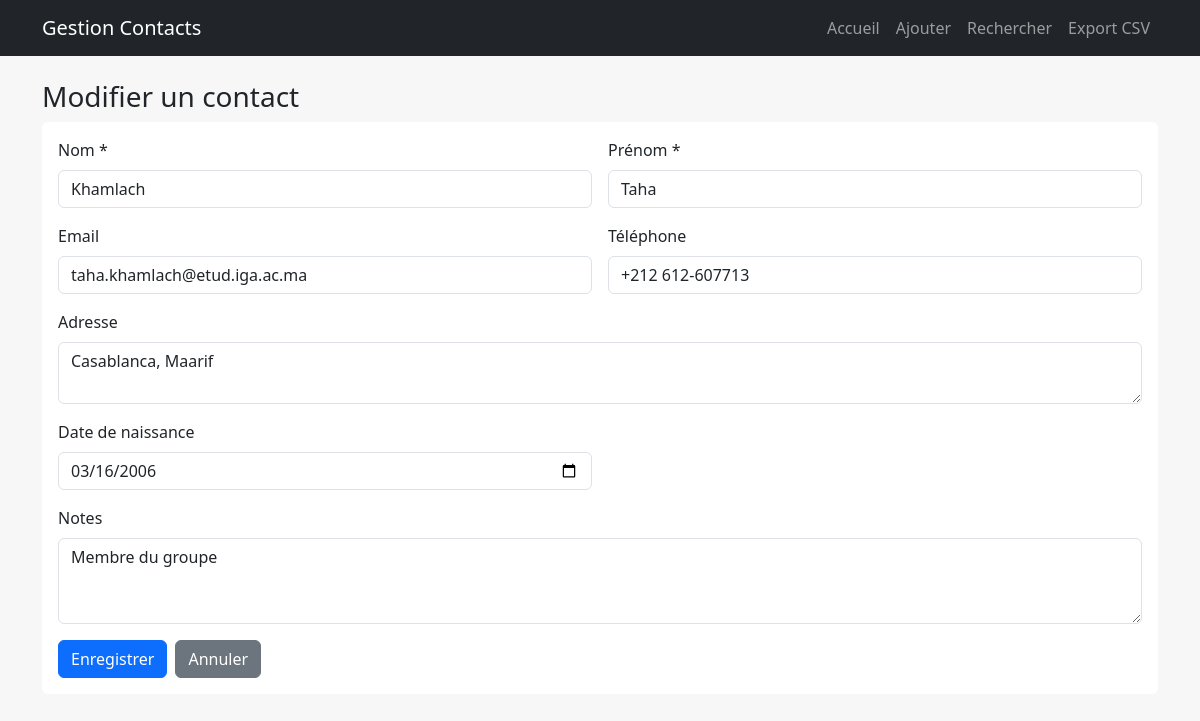
/modifier.php?id=1, run on the app's committed database.
### tables this page shows
CREATE TABLE `contacts` (
  `id` int(11) NOT NULL,
  `nom` varchar(100) NOT NULL,
  `prenom` varchar(100) NOT NULL,
  `email` varchar(150) DEFAULT NULL,
  `telephone` varchar(20) DEFAULT NULL,
  `adresse` text DEFAULT NULL,
  `date_naissance` date DEFAULT NULL,
  `notes` text DEFAULT NULL,
  `date_creation` timestamp NOT NULL DEFAULT current_timestamp(),
  `date_modification` timestamp NOT NULL DEFAULT current_timestamp() ON UPDATE current_timestamp()
);

### modifier.php (the view, shortened to what this page needs)
<?php
require_once __DIR__ . "/includes/init.php";
$id = isset($_GET["id"]) ? (int)$_GET["id"] : 0;
$stmt = $pdo->prepare("SELECT * FROM contacts WHERE id = ?");
$stmt->execute([$id]);
$contact = $stmt->fetch();
$errors = [];
$nom = $contact["nom"];
$prenom = $contact["prenom"];
$email = $contact["email"] ?? "";
$telephone = $contact["telephone"] ?? "";
$adresse = $contact["adresse"] ?? "";
$date_naissance = $contact["date_naissance"] ?? "";
$notes = $contact["notes"] ?? "";
require_once __DIR__ . "/includes/header.php";
?>
<h3>Modifier un contact</h3>
<form method="post" class="bg-white p-3 rounded needs-validation" novalidate>
  <div class="row g-3">
    <div class="col-md-6">
      <label class="form-label">Nom *</label>
      <input name="nom" class="form-control <?= isset($errors["nom"]) ? "is-invalid" : "" ?>"
             value="<?= htmlspecialchars($nom) ?>" required>
    </div>
    <div class="col-md-6">
      <label class="form-label">Prénom *</label>
      <input name="prenom" class="form-control <?= isset($errors["prenom"]) ? "is-invalid" : "" ?>"
             value="<?= htmlspecialchars($prenom) ?>" required>
    </div>
    <div class="col-md-6">
      <label class="form-label">Email</label>
      <input type="email" name="email"
             class="form-control <?= isset($errors["email"]) ? "is-invalid" : "" ?>"
             value="<?= htmlspecialchars($email) ?>">
    </div>
    <div class="col-md-6">
      <label class="form-label">Téléphone</label>
      <input name="telephone" class="form-control" value="<?= htmlspecialchars($telephone) ?>">
    </div>
    <div class="col-12">
      <label class="form-label">Adresse</label>
      <textarea name="adresse" class="form-control" rows="2"><?= htmlspecialchars($adresse) ?></textarea>
    </div>
    <div class="col-md-6">
      <label class="form-label">Date de naissance</label>
      <input type="date" name="date_naissance" class="form-control"
             value="<?= htmlspecialchars($date_naissance) ?>">
    </div>
    <div class="col-12">
      <label class="form-label">Notes</label>
      <textarea name="notes" class="form-control" rows="3"><?= htmlspecialchars($notes) ?></textarea>
    </div>
    <div class="col-12 d-flex gap-2">
      <button class="btn btn-primary" type="submit">Enregistrer</button>
      <a class="btn btn-secondary" href="voir.php?id=<?= (int)$id ?>">Annuler</a>
    </div>
  </div>
</form>
<?php require_once __DIR__ . "/includes/footer.php"; ?>

### assets/css/style.css (style rules this page uses)
body { background: #f7f7f7; }

### data on the page
contacts: nom "Khamlach", prenom "Taha", email "taha.khamlach@etud.iga.ac.ma", telephone "+212 612-607713", adresse "Casablanca, Maarif", date_naissance "03/16/2006", notes "Membre du groupe"
